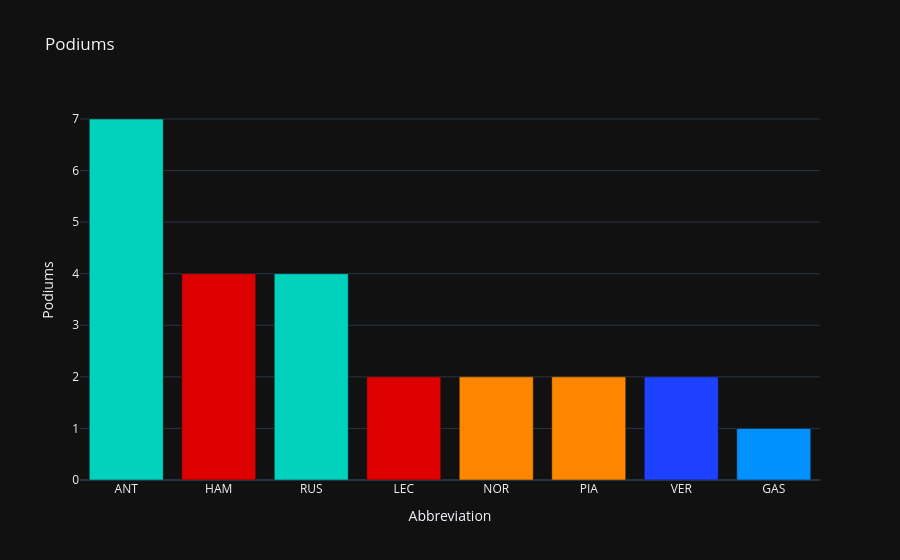

Notebook cell for this chart:
### Code cell
podiums = (
    results_df[results_df["Position"] <= 3]
    .groupby("Abbreviation", as_index=False)
    .size()
    .rename(columns={"size": "Podiums"})
    .sort_values("Podiums", ascending=False)
)

fig = px.bar(
    podiums,
    x="Abbreviation",
    y="Podiums",
    color="Abbreviation",
    color_discrete_map=DRIVER_COLORS,
    title="Podiums"
)

fig.update_layout(
    template="plotly_dark",
    showlegend=False
)

fig.show()

### Figure 1 — Plotly figure (JSON) as saved in the notebook; plotly's stock layout.template omitted (floating-point values rounded to 4 significant figures)
{"data": [{"hovertemplate": "Abbreviation=%{x}<br>Podiums=%{y}<extra></extra>", "legendgroup": "ANT", "marker": {"color": "#00D2BE", "pattern": {"shape": ""}}, "name": "ANT", "orientation": "v", "showlegend": true, "textposition": "auto", "type": "bar", "x": ["ANT"], "xaxis": "x", "y": [7], "yaxis": "y"}, {"hovertemplate": "Abbreviation=%{x}<br>Podiums=%{y}<extra></extra>", "legendgroup": "HAM", "marker": {"color": "#DC0000", "pattern": {"shape": ""}}, "name": "HAM", "orientation": "v", "showlegend": true, "textposition": "auto", "type": "bar", "x": ["HAM"], "xaxis": "x", "y": [4], "yaxis": "y"}, {"hovertemplate": "Abbreviation=%{x}<br>Podiums=%{y}<extra></extra>", "legendgroup": "RUS", "marker": {"color": "#00D2BE", "pattern": {"shape": ""}}, "name": "RUS", "orientation": "v", "showlegend": true, "textposition": "auto", "type": "bar", "x": ["RUS"], "xaxis": "x", "y": [4], "yaxis": "y"}, {"hovertemplate": "Abbreviation=%{x}<br>Podiums=%{y}<extra></extra>", "legendgroup": "LEC", "marker": {"color": "#DC0000", "pattern": {"shape": ""}}, "name": "LEC", "orientation": "v", "showlegend": true, "textposition": "auto", "type": "bar", "x": ["LEC"], "xaxis": "x", "y": [2], "yaxis": "y"}, {"hovertemplate": "Abbreviation=%{x}<br>Podiums=%{y}<extra></extra>", "legendgroup": "NOR", "marker": {"color": "#FF8700", "pattern": {"shape": ""}}, "name": "NOR", "orientation": "v", "showlegend": true, "textposition": "auto", "type": "bar", "x": ["NOR"], "xaxis": "x", "y": [2], "yaxis": "y"}, {"hovertemplate": "Abbreviation=%{x}<br>Podiums=%{y}<extra></extra>", "legendgroup": "PIA", "marker": {"color": "#FF8700", "pattern": {"shape": ""}}, "name": "PIA", "orientation": "v", "showlegend": true, "textposition": "auto", "type": "bar", "x": ["PIA"], "xaxis": "x", "y": [2], "yaxis": "y"}, {"hovertemplate": "Abbreviation=%{x}<br>Podiums=%{y}<extra></extra>", "legendgroup": "VER", "marker": {"color": "#1E41FF", "pattern": {"shape": ""}}, "name": "VER", "orientation": "v", "showlegend": true, "textposition": "auto", "type": "bar", "x": ["VER"], "xaxis": "x", "y": [2], "yaxis": "y"}, {"hovertemplate": "Abbreviation=%{x}<br>Podiums=%{y}<extra></extra>", "legendgroup": "GAS", "marker": {"color": "#0090FF", "pattern": {"shape": ""}}, "name": "GAS", "orientation": "v", "showlegend": true, "textposition": "auto", "type": "bar", "x": ["GAS"], "xaxis": "x", "y": [1], "yaxis": "y"}], "layout": {"barmode": "relative", "legend": {"title": {"text": "Abbreviation"}, "tracegroupgap": 0}, "showlegend": false, "title": {"text": "Podiums"}, "xaxis": {"anchor": "y", "categoryarray": ["ANT", "HAM", "RUS", "LEC", "NOR", "PIA", "VER", "GAS"], "categoryorder": "array", "domain": [0, 1], "title": {"text": "Abbreviation"}}, "yaxis": {"anchor": "x", "domain": [0, 1], "title": {"text": "Podiums"}}}}
